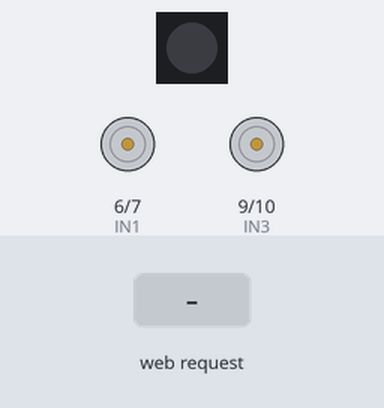
A sketch run on a simulated ESP32-S3. On the bench: 1 RGB LEDs in strip order, left to right, motor-driver pin pairs drawn as motors (green arrow = first pin HIGH = forward, orange = second pin HIGH = backward, longer = more drive, scaled by the enable pin). Inputs (shaded band) come from the test bench. Dim RGB values are drawn brighter than linear; what the sketch prints to the serial monitor is not drawn.

Above: at 1.2 s.
1.3 s: HTTP request GET /control?t=120 received
At 1.7 s:
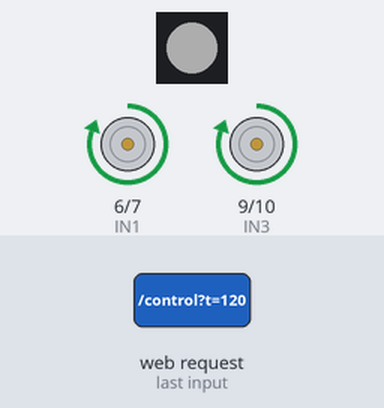
2.8 s: HTTP request GET /control?r=120 received
At 4.0 s:
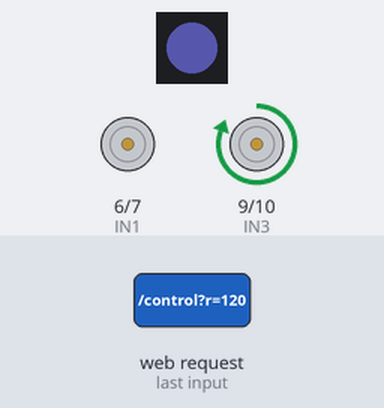
4.3 s: HTTP request GET /control?t=1 received
At 5.2 s:
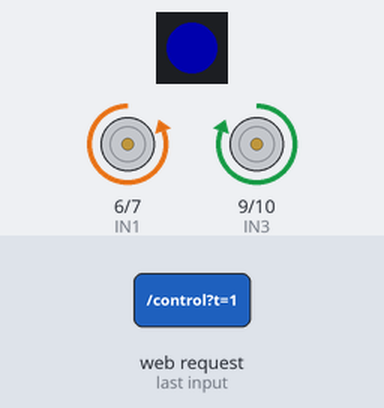
5.8 s: HTTP request GET /control?r=1 received
At 6.3 s:
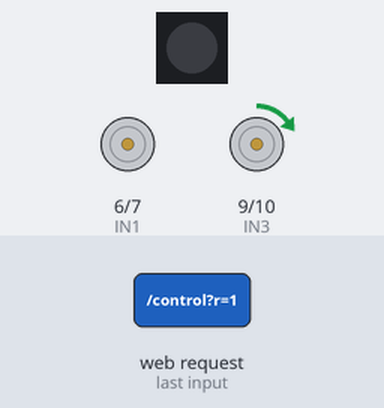
7.3 s: HTTP request GET /control?t=120&r=120 received
At 8.5 s:
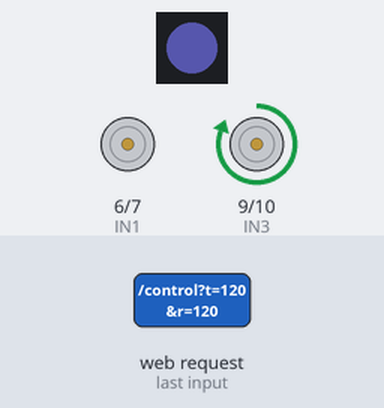
8.8 s: HTTP request GET /control?t=0 received
At 9.8 s:
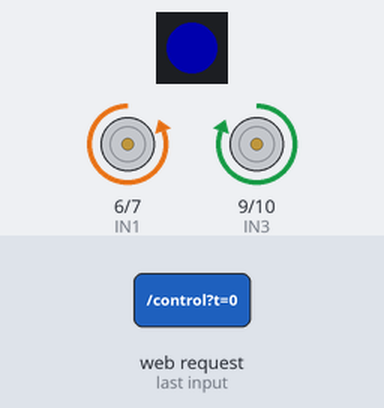
Timing chart, 0 to 11.3 s (numbered marks = the images above; inputs shaded):
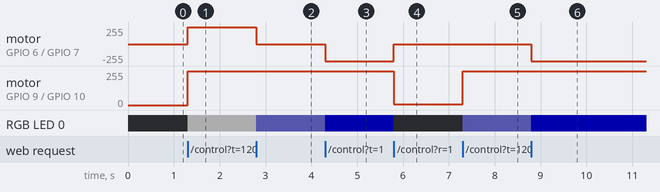

The sketch:

ESP32_Robot_Controller.ino
```cpp
#include <WiFi.h>
#include <WebServer.h>
#include <Adafruit_NeoPixel.h>

const char* ssid = "Robot-ESP32";
const char* password = "password123";

const int ENA = 5;
const int IN1 = 6;
const int IN2 = 7;
const int ENB = 8;
const int IN3 = 9;
const int IN4 = 10;

#define RGB_PIN 48
#define NUM_PIXELS 1
Adafruit_NeoPixel pixels(NUM_PIXELS, RGB_PIN, NEO_GRB + NEO_KHZ800);

const int pwmFreq = 20000;
const int pwmResolution = 8;

WebServer server(80);

int throttle = 0;
int rotation = 0;

void setLED(int r, int g, int b) {
  pixels.setPixelColor(0, pixels.Color(r, g, b));
  pixels.show();
}

void updateLED() {
  int r = 0, g = 0, b = 0;

  if (throttle > 10) {
    r = 255; g = 255; b = 255;
  } else if (throttle < -10) {
    r = 255; g = 0; b = 0;
  }

  if (rotation < -10) {
    if (throttle > 10) {
      r = 0; g = 255; b = 255;
    } else if (throttle < -10) {
      r = 255; g = 255; b = 0;
    } else {
      r = 0; g = 255; b = 0;
    }
  } else if (rotation > 10) {
    if (throttle > 10) {
      r = 128; g = 128; b = 255;
    } else if (throttle < -10) {
      r = 255; g = 0; b = 255;
    } else {
      r = 0; g = 0; b = 255;
    }
  }

  setLED(r, g, b);
}

void setMotor(int pwmPin, int inA, int inB, int speed) {
  speed = constrain(speed, -100, 100);

  if (speed > 0) {
    digitalWrite(inA, HIGH);
    digitalWrite(inB, LOW);
  } else if (speed < 0) {
    digitalWrite(inA, LOW);
    digitalWrite(inB, HIGH);
  } else {
    digitalWrite(inA, LOW);
    digitalWrite(inB, LOW);
  }

  int pwm = map(abs(speed), 0, 100, 0, 255);
  ledcWrite(pwmPin, pwm);
}

void updateMotors() {
  int left = constrain(throttle - rotation, -100, 100);
  int right = constrain(throttle + rotation, -100, 100);

  setMotor(ENA, IN1, IN2, left);
  setMotor(ENB, IN3, IN4, right);
  updateLED();
}

void handleControl() {
  if (server.hasArg("t")) throttle = server.arg("t").toInt();
  if (server.hasArg("r")) rotation = server.arg("r").toInt();

  updateMotors();
  server.send(200, "text/plain", "OK");
}

void handleRoot() {
  server.send(200, "text/html", R"rawliteral(
<!DOCTYPE html>
<html lang="en">
<head>
<meta name="viewport" content="width=device-width, initial-scale=1">
<style>
:root {
  --bg: #0e0f12;
  --panel: #151821;
  --border: #2a2f3a;
  --text: #e6e6e6;
  --muted: #9aa0aa;
  --accent: #4da3ff;
}

* {
  box-sizing: border-box;
}

body {
  margin: 0;
  font-family: system-ui, -apple-system, Segoe UI, Roboto, sans-serif;
  background: var(--bg);
  color: var(--text);
  min-height: 100vh;
  display: flex;
  align-items: center;
  justify-content: center;
}

.container {
  width: 100%;
  max-width: 900px;
  padding: 24px;
}

header {
  margin-bottom: 32px;
  text-align: center;
}

header h1 {
  margin: 0;
  font-size: 26px;
  font-weight: 500;
}

header p {
  margin-top: 6px;
  font-size: 14px;
  color: var(--muted);
}

.controls {
  display: flex;
  gap: 48px;
  justify-content: center;
  flex-wrap: wrap;
}

.control-group {
  background: var(--panel);
  border: 1px solid var(--border);
  border-radius: 12px;
  padding: 20px 24px 24px;
  text-align: center;
}

.control-group h2 {
  margin: 0 0 14px;
  font-size: 14px;
  font-weight: 500;
  color: var(--muted);
  letter-spacing: 0.5px;
}

.joy {
  width: 200px;
  height: 200px;
  border-radius: 50%;
  background: #0b0d13;
  border: 2px solid var(--border);
  position: relative;
  touch-action: none;
}

.knob {
  width: 64px;
  height: 64px;
  border-radius: 50%;
  background: var(--accent);
  position: absolute;
  left: 68px;
  top: 68px;
  box-shadow: 0 6px 16px rgba(0,0,0,0.5);
}

.info {
  margin-top: 32px;
  display: grid;
  grid-template-columns: 1fr 1fr;
  gap: 20px;
}

.card {
  background: var(--panel);
  border: 1px solid var(--border);
  border-radius: 12px;
  padding: 16px 18px;
  font-size: 14px;
}

.card h3 {
  margin: 0 0 10px;
  font-size: 14px;
  font-weight: 500;
  color: var(--muted);
}

.key-list span {
  display: inline-block;
  padding: 2px 6px;
  margin: 0 4px;
  border: 1px solid var(--border);
  border-radius: 4px;
  font-size: 12px;
  background: #0b0d13;
}

.color-grid {
  display: grid;
  grid-template-columns: repeat(auto-fit, minmax(140px, 1fr));
  gap: 8px;
}

.color-item {
  display: flex;
  align-items: center;
  gap: 8px;
}

.color-box {
  width: 12px;
  height: 12px;
  border-radius: 3px;
}

@media (max-width: 600px) {
  .controls {
    gap: 24px;
  }
  .joy {
    width: 170px;
    height: 170px;
  }
  .knob {
    width: 54px;
    height: 54px;
    left: 58px;
    top: 58px;
  }
  .info {
    grid-template-columns: 1fr;
  }
}
</style>
</head>
<body>

<div class="container">

  <header>
    <h1>Robot Control</h1>
    <p>Web-based manual drive interface</p>
  </header>

  <div class="controls">
    <div class="control-group">
      <h2>Throttle</h2>
      <div class="joy" id="throttle">
        <div class="knob"></div>
      </div>
    </div>

    <div class="control-group">
      <h2>Rotation</h2>
      <div class="joy" id="rotate">
        <div class="knob"></div>
      </div>
    </div>
  </div>

  <div class="info">
    <div class="card">
      <h3>Keyboard control</h3>
      <div class="key-list">
        <span>W</span><span>S</span> throttle
        &nbsp;&nbsp;
        <span>A</span><span>D</span> rotation
      </div>
    </div>

    <div class="card">
      <h3>LED status</h3>
      <div class="color-grid">
        <div class="color-item"><span class="color-box" style="background:white"></span>Forward</div>
        <div class="color-item"><span class="color-box" style="background:red"></span>Backward</div>
        <div class="color-item"><span class="color-box" style="background:lime"></span>Left</div>
        <div class="color-item"><span class="color-box" style="background:blue"></span>Right</div>
        <div class="color-item"><span class="color-box" style="background:cyan"></span>Forward + Left</div>
        <div class="color-item"><span class="color-box" style="background:lightblue"></span>Forward + Right</div>
        <div class="color-item"><span class="color-box" style="background:yellow"></span>Back + Left</div>
        <div class="color-item"><span class="color-box" style="background:magenta"></span>Back + Right</div>
      </div>
    </div>
  </div>

</div>

<script>
function joystick(el, callback) {
  const knob = el.querySelector('.knob');
  const center = el.offsetWidth / 2;
  const limit = center - knob.offsetWidth / 2;

  function move(x, y) {
    const dx = x - center;
    const dy = y - center;
    const dist = Math.min(limit, Math.hypot(dx, dy));
    const angle = Math.atan2(dy, dx);
    const nx = Math.cos(angle) * dist;
    const ny = Math.sin(angle) * dist;
    knob.style.left = center + nx - knob.offsetWidth / 2 + "px";
    knob.style.top = center + ny - knob.offsetHeight / 2 + "px";
    callback(nx / limit, -ny / limit);
  }

  el.addEventListener("touchmove", e => {
    const t = e.touches[0];
    const r = el.getBoundingClientRect();
    move(t.clientX - r.left, t.clientY - r.top);
    e.preventDefault();
  });

  el.addEventListener("touchend", () => {
    knob.style.left = (center - knob.offsetWidth / 2) + "px";
    knob.style.top = (center - knob.offsetHeight / 2) + "px";
    callback(0, 0);
  });
}

let throttle = 0;
let rotation = 0;
let keysPressed = {};

function send() {
  fetch(`/control?t=${Math.round(throttle*100)}&r=${Math.round(rotation*100)}`);
}

function updateFromKeys() {
  let t = 0, r = 0;
  if (keysPressed.w) t++;
  if (keysPressed.s) t--;
  if (keysPressed.a) r--;
  if (keysPressed.d) r++;
  throttle = t;
  rotation = r;
  send();
}

document.addEventListener('keydown', e => {
  const k = e.key.toLowerCase();
  if ("wasd".includes(k)) {
    e.preventDefault();
    keysPressed[k] = true;
    updateFromKeys();
  }
});

document.addEventListener('keyup', e => {
  const k = e.key.toLowerCase();
  if ("wasd".includes(k)) {
    e.preventDefault();
    delete keysPressed[k];
    updateFromKeys();
  }
});

joystick(document.getElementById("throttle"), (x, y) => {
  if (!Object.keys(keysPressed).length) {
    throttle = y;
    send();
  }
});

joystick(document.getElementById("rotate"), (x) => {
  if (!Object.keys(keysPressed).length) {
    rotation = x;
    send();
  }
});
</script>

</body>
</html>
)rawliteral");
}


void setup() {
  Serial.begin(115200);

  pinMode(IN1, OUTPUT);
  pinMode(IN2, OUTPUT);
  pinMode(IN3, OUTPUT);
  pinMode(IN4, OUTPUT);

  ledcAttach(ENA, pwmFreq, pwmResolution);
  ledcAttach(ENB, pwmFreq, pwmResolution);

  pixels.begin();
  pixels.setBrightness(50);
  setLED(0, 0, 0);

  WiFi.softAP(ssid, password);

  Serial.println("WiFi AP Started");
  Serial.print("IP Address: ");
  Serial.println(WiFi.softAPIP());

  server.on("/", handleRoot);
  server.on("/control", handleControl);
  server.begin();

  Serial.println("Server started");
}

void loop() {
  server.handleClient();
}
```

Measured:
- after the input at 1.3 s, motor on GPIO 6 (IN1) / GPIO 7 (IN2), motor on GPIO 9 (IN3) / GPIO 10 (IN4): stopped → forward 255/255 at once; RGB LED 0: off → RGB(50, 50, 50) at once
- after the input at 2.8 s, motor on GPIO 6 (IN1) / GPIO 7 (IN2): forward 255/255 → stopped at once; RGB LED 0: RGB(50, 50, 50) → RGB(25, 25, 50) at once
- after the input at 4.3 s, motor on GPIO 6 (IN1) / GPIO 7 (IN2): stopped → backward 255/255 at once; RGB LED 0: RGB(25, 25, 50) → RGB(0, 0, 50) at once
- after the input at 5.8 s, motor on GPIO 6 (IN1) / GPIO 7 (IN2): backward 255/255 → stopped at once; motor on GPIO 9 (IN3) / GPIO 10 (IN4): forward 255/255 → forward 5/255 at once; RGB LED 0: RGB(0, 0, 50) → off at once
- after the input at 7.3 s, motor on GPIO 9 (IN3) / GPIO 10 (IN4): forward 5/255 → forward 255/255 at once; RGB LED 0: off → RGB(25, 25, 50) at once
- after the input at 8.8 s, motor on GPIO 6 (IN1) / GPIO 7 (IN2): stopped → backward 255/255 at once; RGB LED 0: RGB(25, 25, 50) → RGB(0, 0, 50) at once
